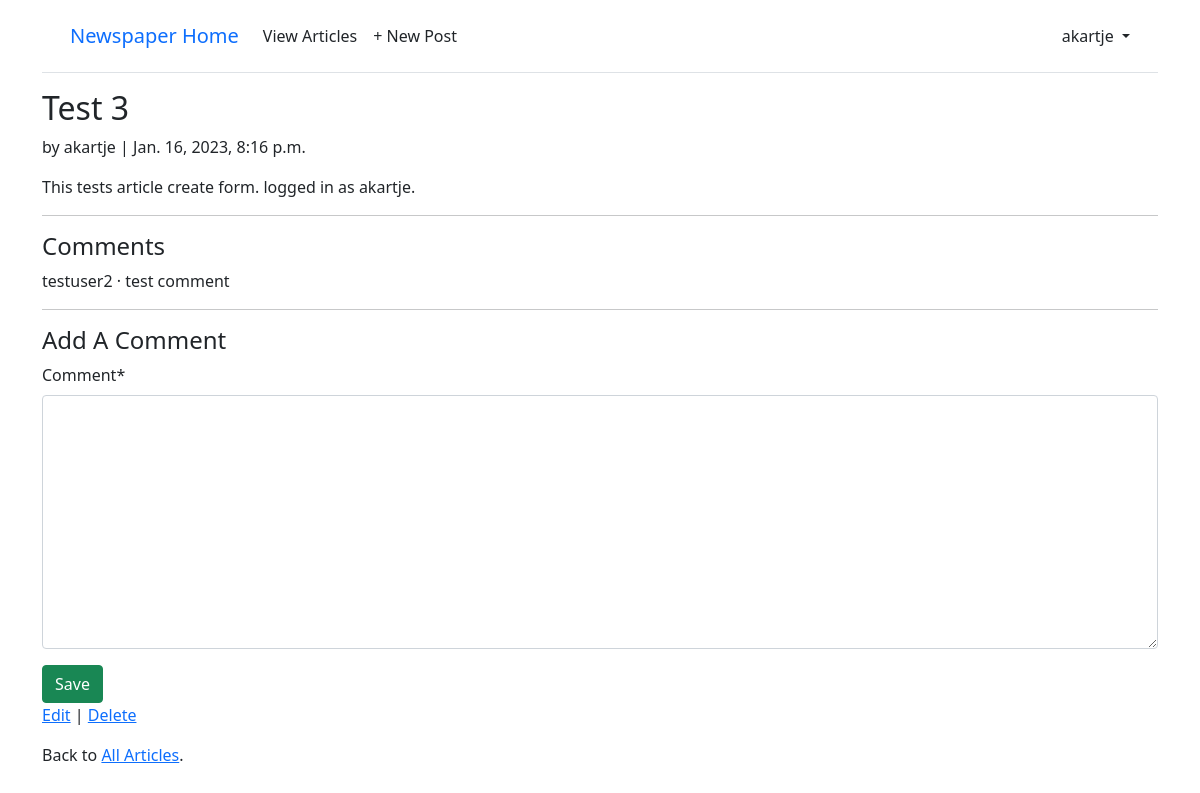
The app's page /articles/3/ (signed in), older data.
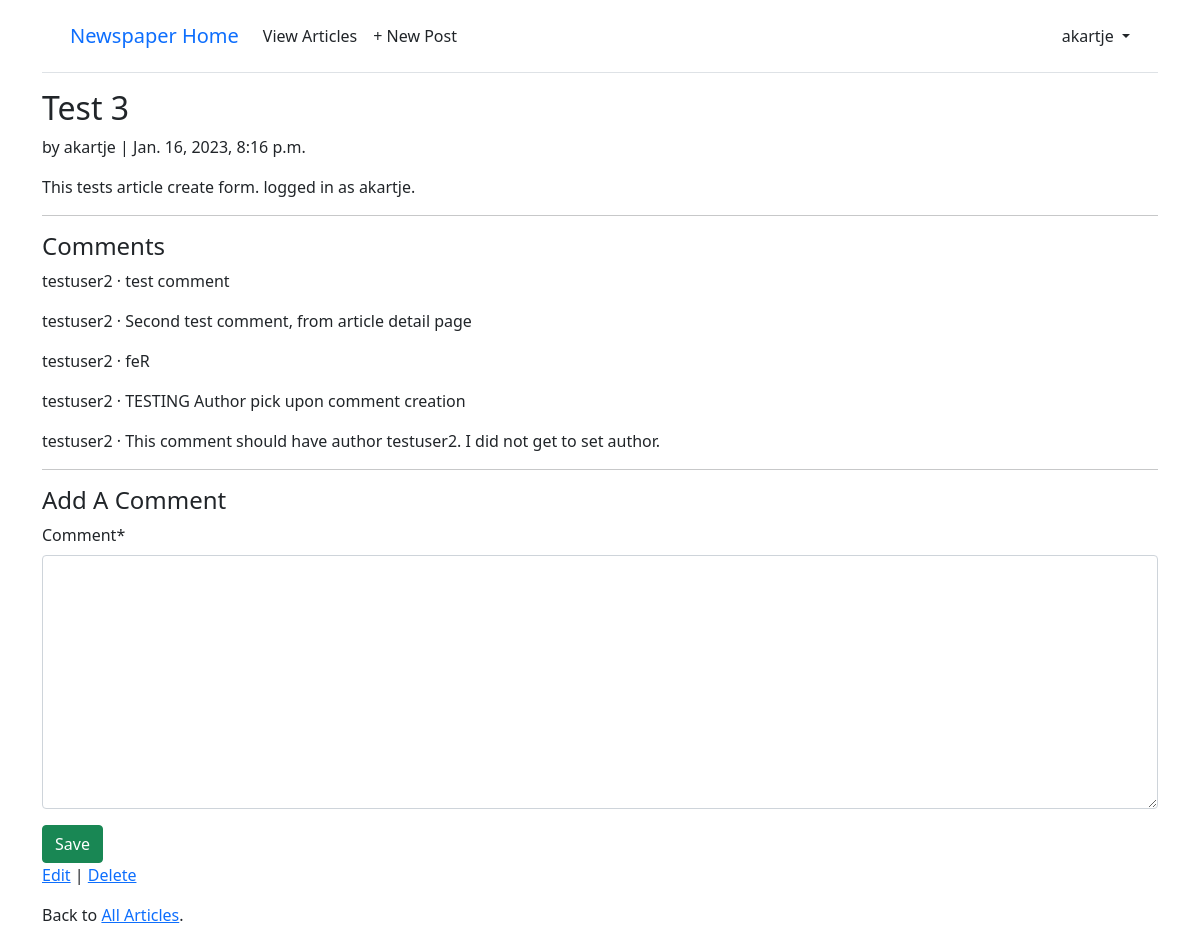
The same page, newer data.
### accounts/models.py (models this page shows)
class CustomUser(AbstractUser):
	age = models.PositiveIntegerField(null=True, blank=True)

### article/models.py (models this page shows, shortened)
class Article(models.Model):
	title = models.CharField(max_length=255)
	body = models.TextField()
	date = models.DateTimeField(auto_now_add=True)
	author = models.ForeignKey(settings.AUTH_USER_MODEL, on_delete=models.CASCADE,)

class Comment(models.Model):
	article = models.ForeignKey(Article, on_delete=models.CASCADE)
	author = models.ForeignKey(settings.AUTH_USER_MODEL, on_delete=models.CASCADE)
	date = models.DateTimeField(auto_now_add=True)
	comment = models.TextField(max_length=140)
	def __str__(self):
		return self.comment

### article/views.py (the view, shortened to what this page needs)
# urls.py: path("<int:pk>/", ArticleDetailView.as_view(), name="article_detail"),
class ArticleDetailView(LoginRequiredMixin, View):
	def get(self, request, *args, **kwargs):
		view = CommentGet.as_view()
		return view(request, *args, **kwargs)

### article/forms.py
class CommentForm(forms.ModelForm):
	class Meta:
		model = Comment
		fields = ("comment",)

### article/views.py (called while the page is built)
	def get_context_data(self, **kwargs):
		context = super().get_context_data(**kwargs)
		context['form'] = CommentForm()
		return context

### templates/article_detail.html
{% extends "base.html" %}
{% load crispy_forms_tags %}
{% block content %}
<div class="article-entry">
	<h2>{{ object.title }}</h2>
	<p>by {{ object.author }} | {{ object.date }}</p>
	<p>{{ object.body }}</p>
</div>
<hr>
<h4>Comments</h4>
{% for comment in article.comment_set.all %}
	<p>{{ comment.author }} &middot; {{ comment }}</p>
{% endfor %}
<hr>
<h4>Add A Comment</h4>
	<form action="" method="post">{% csrf_token %}
		{{ form|crispy }}
		<button class="btn btn-success ml-2" type="submit">Save</button>
	</form>
<p><a href="{% url 'article_edit' article.pk %}">Edit</a> |
<a href="{% url 'article_delete' article.pk %}">Delete</a>
</p>
<p>Back to <a href="{% url 'article_list' %}">All Articles</a>.</p>
{% endblock content %}

### templates/base.html (shortened to what this page needs)
<!DOCTYPE HTML>
<html>
<head>
	<link href="https://cdn.jsdelivr.net/npm/bootstrap@5.1.3/dist/css/bootstrap.min.css" rel="stylesheet">
</head>
<body>
	<div class="container">
		<header class="p-3 mb-3 border-bottom">
			<div class="container">
				<div class="d-flex flex-wrap align-items-center justify-content-center justify-content-lg-start">
					<a class="navbar-brand" href="{%  url 'home' %}">Newspaper Home</a>
					<ul class="nav col-12 col-lg-auto me-lg-auto mb-2 justify-content-center mb-md-0">
					{% if user.is_authenticated %}
						<li><a href="{% url 'article_list' %}" class="nav-link px-2 link-dark">View Articles</a></li>
						<li><a href="{% url 'article_create' %}" class="nav-link px-2 link-dark">+ New Post</a></li>
					</ul>
					<div class="dropdown text-end">
						<a href="#" class="d-block link-dark text-decoration-none dropdown-toggle" id="dropdownUser1" data-bs-toggle="dropdown" aria-expanded="false">
							{{ user.username }}
						</a>
					</div>
					{% else %}
					</ul>
					<div class="text-end">
						<a href="{% url 'login' %}" class="btn btn-outline-primary me-2">Log In</a>
						<a href="{% url 'signup' %}" class="btn btn-primary">Sign Up</a>
					</div>
					{% endif %}
				</div>
			</div>
		</header>
	<main>
		{% block content %}
		{% endblock content %}
	</main>
	</div>
</body>
</html>

Row changes from the older to the newer data that the page shows:
added Comment: author "testuser2", comment "Second test comment, from article detail page"
added Comment: author "testuser2", comment "feR"
added Comment: author "testuser2", comment "TESTING Author pick upon comment creation"
added Comment: author "testuser2", comment "This comment should have author testuser2. I did not get to set author."
